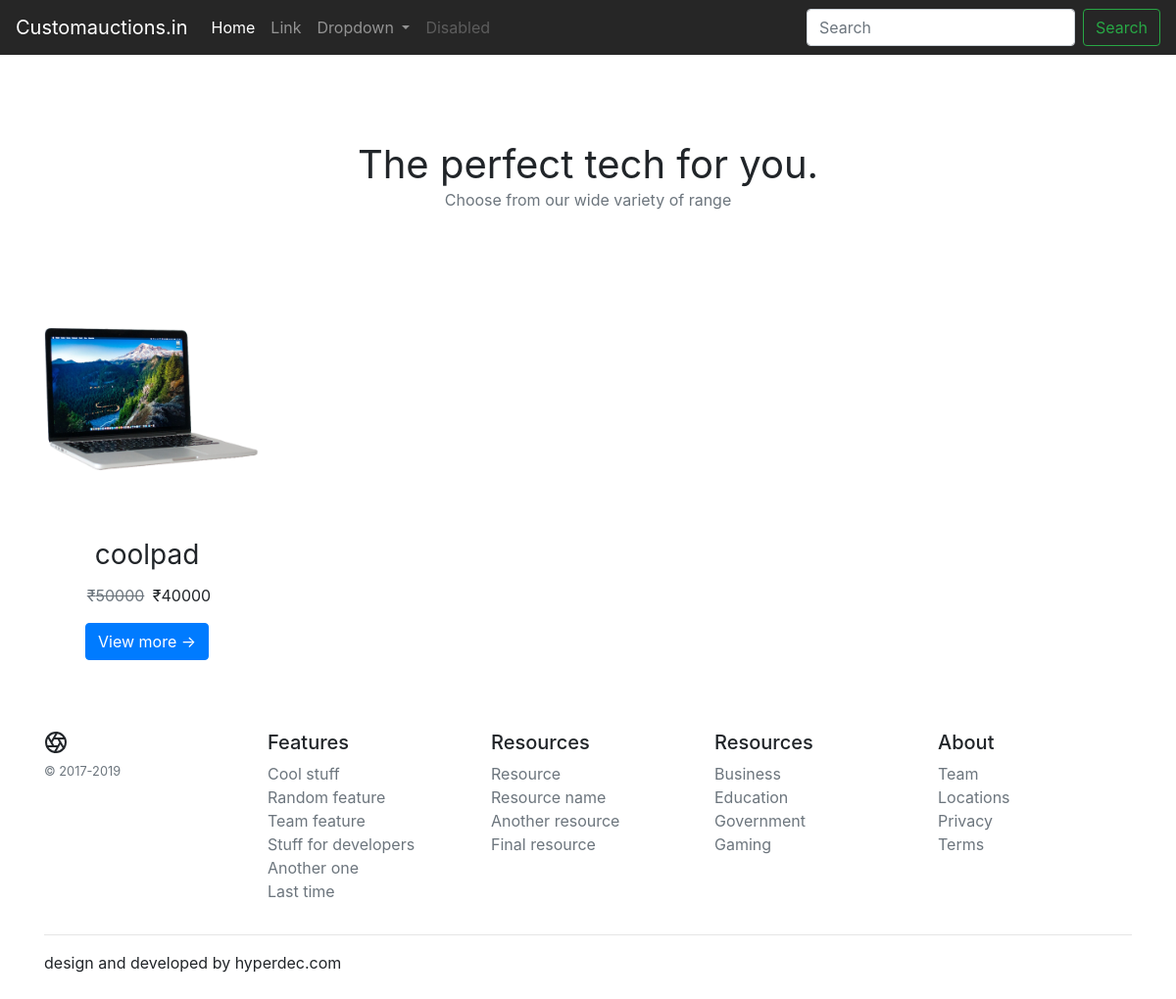
/p/smartphone, run on the app's committed database.
### product/models.py (models this page shows, shortened)
class Products(models.Model):
    title           =models.CharField(max_length=120)
    description     =models.TextField(max_length=1200)
    image           =models.ImageField(upload_to="product_image")
    category        =models.ForeignKey(Category,on_delete=models.CASCADE)
    real_price      =models.IntegerField()
    dicount_price   =models.IntegerField()
    slug = models.SlugField(max_length=100, blank=True, null=True)
    publish     =models.BooleanField(default=True)

### product/views.py (the view)
# urls.py: path('p/<category_slug>', product_list,name="prod"),
def product_list(request,category_slug):
    prod =Products.objects.filter(publish=True)
    if category_slug:
        catagory=get_object_or_404(Category,slug=category_slug)
        prod =prod.filter(category=catagory)
    context={'prod':prod}
    return render(request, 'prodlist.html', context)

### templates/prodlist.html
{% extends 'base.html' %}
  {% block body %}
<div id='home' class="jumbotron bg-white text-center rounded-0 m-0">
  <br>
  <strong class="h1 text-justify py-3  font-weight-normal">The perfect tech for you.</strong>
  <br>
  <strong class="text-muted font-weight-normal text-justify py-3">Choose from our wide variety of range</strong>
</div>
  <div class="row m-0">
  {% for i in prod %}
<div class="card text-center col-12 col-md-6 col-lg-3 card border-0 " style="width: 18rem;">
    <div CLASS="text-center m-0 p-0">
     <img src="/media/{{ i.image }}" class="img-fluid card-img-top m-0 p-0" style="max-height: 250px;max-width: 250px" alt="...">
    </div>
  <div class="card-body">
    <h3 class="card-title font-weight-normal">{{ i.title }}</h3>
    <p class="card-text "><del class="text-muted m-1"><span>₹</span>{{ i.real_price }}</del>  <span>₹</span>{{ i.dicount_price }} </p>
    <a href="/d/{{ i.slug }}" class="btn btn-primary">View more	&#8594</a>
  </div>
</div>
      {% endfor %}
  </div>
  {% endblock %}

### data on the page
Products: image (picture), title "coolpad", real_price "50000", dicount_price "40000"
